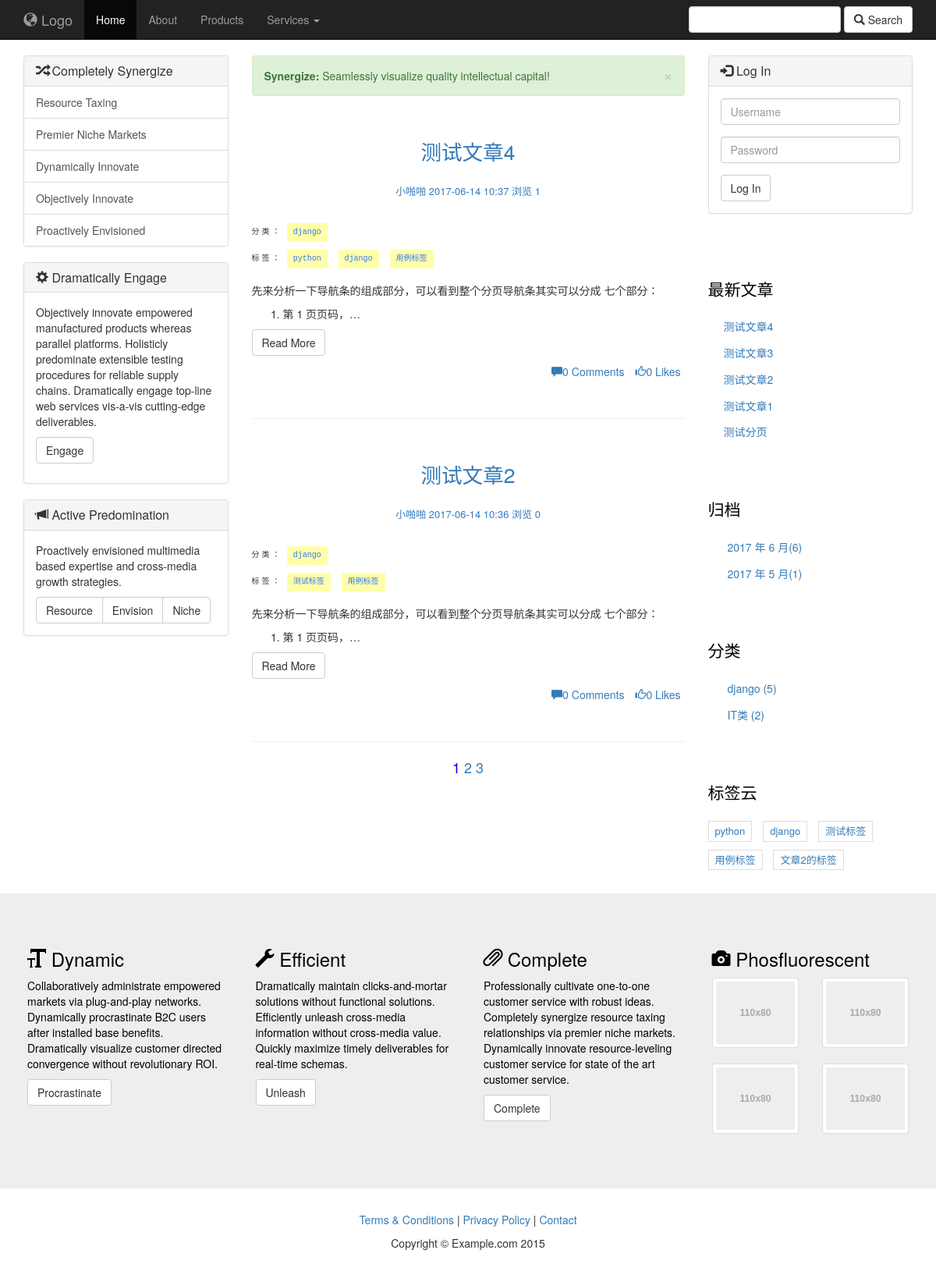
Page /focus/category/1/ on the committed database.
### focus/models.py (models this page shows, shortened)
@python_2_unicode_compatible
class Article(models.Model):
    STATUS_CHOICES = (
        ('d', 'Draft'),
        ('p', 'Published'),
    )
    title = models.CharField('标题', max_length = 64)
    author = models.ForeignKey(Author, verbose_name='作者', null=True, on_delete=models.SET_NULL)
    content = RichTextUploadingField(verbose_name='正文')
    create_time = models.DateTimeField('创建时间', auto_now_add=True)   #文章添加时自动添加创建时间
    last_modified_time = models.DateTimeField('最近编辑时间', auto_now=True)
    status = models.CharField('文章状态', max_length=1, choices=STATUS_CHOICES)
    abstract = models.CharField('摘要', max_length=54, blank=True, null=True, help_text="可选，如若为空将摘取正文前54个字符")
    views = models.PositiveIntegerField('浏览量', default=0)
    topped = models.BooleanField('置顶', default=False)
    category = models.ForeignKey(Category, verbose_name='分类', null=True, on_delete=models.SET_NULL)
    comment_num = models.PositiveIntegerField('评论数', default=0)
    keep_num = models.PositiveIntegerField('收藏数', default=0)
    like_num = models.PositiveIntegerField('点赞数', default=0)
    tags = models.ManyToManyField(Tag, verbose_name='标签集合', blank=True)
    def get_absolute_url(self):
        return reverse('focus:detail', kwargs={'article_id': self.id})		#在模板中可以直接调用,获取最新文章
    class Meta:
        ordering = ['-last_modified_time']
    objects = ArticleManager()

@python_2_unicode_compatible
class Author(models.Model):
    name = models.CharField('姓名', max_length=256)
    profile = models.CharField('简介', default='', max_length=256)
    register_time = models.DateTimeField(auto_now_add=True, editable=True)
    def __str__(self):
        return self.name

@python_2_unicode_compatible
class Category(models.Model):
    name = models.CharField('类名', max_length=16)
    create_time = models.DateTimeField('创建时间', auto_now_add=True)
    intro = models.TextField('introduction', default='')
    def __str__(self):
        return self.name

@python_2_unicode_compatible
class Tag(models.Model):
    name = models.CharField('标签名',  max_length=16)
    create_time = models.DateTimeField('创建时间', auto_now_add=True)
    def __str__(self):
        return self.name

### focus/views.py (the view)
# urls.py: url(r'^category/(?P<category_id>[0-9]+)/$', views.CategoryView.as_view(), name='category'),  #文章分类
class CategoryView(IndexView):
    def get_queryset(self):
        cate = get_object_or_404(Category, id=self.kwargs.get('category_id'))
        return super(CategoryView,self).get_queryset().filter(category=cate)

### focus/templates/index.html (shortened to what this page needs)
{% extends 'article_base.html' %}
{% load articleinfo %}
{% block left %}
    <div class="col-sm-3">
        <div class="panel panel-default">
            <div class="panel-heading">
                <h1 class="panel-title"><span class="glyphicon glyphicon-random"></span> Completely Synergize</h1>
            </div>
            <div class="list-group">
                <a href="#" class="list-group-item">Resource Taxing</a>
                <a href="#" class="list-group-item">Premier Niche Markets</a>
                <a href="#" class="list-group-item">Dynamically Innovate</a>
                <a href="#" class="list-group-item">Objectively Innovate</a>
                <a href="#" class="list-group-item">Proactively Envisioned</a>
            </div>
        </div>
        <div class="panel panel-default">
            <div class="panel-heading">
                <h1 class="panel-title"><span class="glyphicon glyphicon-cog"></span> Dramatically Engage</h1>
            </div>
            <div class="panel-body">
                <p>Objectively innovate empowered manufactured products whereas parallel platforms. Holisticly predominate extensible testing procedures for reliable supply chains. Dramatically engage top-line web services vis-a-vis cutting-edge deliverables.</p>
                <p><button class="btn btn-default">Engage</button></p>
            </div>
        </div>
        <div class="panel panel-default">
            <div class="panel-heading">
                <h3 class="panel-title">
                    <span class="glyphicon glyphicon-bullhorn"></span>
                    Active Predomination
                </h3>
            </div>
            <div class="panel-body">
                <p>Proactively envisioned multimedia based expertise and cross-media growth strategies.</p>
                <div class="btn-group" role="group">
                    <button type="button" class="btn btn-default">Resource</button>
                    <button type="button" class="btn btn-default">Envision</button>
                    <button type="button" class="btn btn-default">Niche</button>
                </div>
            </div>
        </div>
    </div>
{% endblock left %}
{% block center %}
    <div class="col-sm-6">
        <div class="alert alert-success alert-dismissible" role="alert">
            <button type="button" class="close" data-dismiss="alert" aria-label="Close"><span aria-hidden="true">&times;</span></button>
            <strong>Synergize:</strong> Seamlessly visualize quality intellectual capital!
        </div>
        {% for article_info in articles_info %}
            <div class="row">
                <article class="col-xs-12">
                    <h2 class="entry-title"><a href="/focus/{{ article_info|get_key:"article"|get_attr:"id" }}">{{ article_info|get_key:"article"|get_attr:"title" }}</a></h2>
                    <div class="entry-meta">
                        <span class="post-author">{{ article_info|get_key:"article"|get_attr:"author" }}</span>
                        <span class="post-date">{{ article_info|get_key:"article"|get_attr:"create_time"|date:"Y-m-d H:i" }}</span>
                        <span class="views-count">浏览 {{ article_info|get_key:"article"|get_attr:"views" }}</span>
                    </div>
                    <div class="category">
                        分类：
                         <a href="#" class>{{ article_info|get_key:"article"|get_attr:"category" }}</a>
                    </div>
                    <div class="category">
                        标签：
                        {% for tag in article_info|get_key:"tag_list" %}
                            <a href="#">{{ tag }}</a>
                        {% endfor %}
                    </div>
                    <p>{{ article_info|get_key:"article"|get_attr:"content"|truncatechars_html:54 | safe }}</p>
                    <p><button class="btn btn-default" onclick="window.location.href='/focus/{{ article_info|get_key:"article"|get_attr:"id" }}' ">Read More</button></p>
                    <ul class="list-inline">
                        <li><a href="#"><span class="glyphicon glyphicon-comment"></span>{{ article_info|get_key:"article"|get_attr:"comment_num" }} Comments</a></li>
                        <li><a href="#"><span class="glyphicon glyphicon-thumbs-up"></span>{{ article_info|get_key:"article"|get_attr:"like_num" }} Likes</a></li>
                    </ul>
                </article>
            </div>
            <hr>
        {% endfor %}
        {% if is_paginated %}
        <div class="pagination">
          <a href="?page={{ page_obj.number }}" style="color:blue">{{ page_obj.number }}</a>
          {% if right %}
            {% for i in right %}
                <a href="?page={{ i }}">{{ i }}</a>
            {% endfor %}
          {% endif %}
        </div>
        {% endif %}
    </div>
{% endblock center %}

### focus/templates/article_base.html (shortened to what this page needs)
{% load staticfiles %}
{% load articleinfo %}
<!DOCTYPE html>
<html lang="en">
<head>
    <link href="{% static "css/bootstrap.min.css" %}" rel="stylesheet">
    <link href="{% static "css/pygments.css" %}" rel="stylesheet">
    <link href="{% static "css/custom.css" %}" rel="stylesheet">
    <link rel="stylesheet" href="http://code.ionicframework.com/ionicons/2.0.1/css/ionicons.min.css">
</head>
<body>
    <nav class="navbar navbar-inverse navbar-static-top" role="navigation">
        <div class="container">
            <div class="navbar-header">
                <a class="navbar-brand" href="{% url 'focus:index' %}"><span class="glyphicon glyphicon-globe"></span> Logo</a>
            </div>
            <div class="collapse navbar-collapse" id="navbar">
                <ul class="nav navbar-nav">
                    <li class="active">
                        <a href="#">Home</a>
                    </li>
                    <li>
                        <a href="#">About</a>
                    </li>
                    <li>
                        <a href="#">Products</a>
                    </li>
					<li class="dropdown">
						<a href="#" class="dropdown-toggle" data-toggle="dropdown" role="button" aria-haspopup="true" aria-expanded="false">Services <span class="caret"></span></a>
					</li>
                </ul>
				<form class="navbar-form navbar-right" role="search">
					<div class="form-group">
						<input type="text" class="form-control">
					</div>
					<button type="submit" class="btn btn-default"><span class="glyphicon glyphicon-search"></span> Search</button>
				</form>
            </div>
        </div>
    </nav>
	<div class="container-fluid">
		{% block left %}
		{% endblock left %}
		{% block center %}
		{% endblock center %}
		<div class="col-sm-3">
		{% if request.user.is_authenticated %}
            <div class="panel panel-default">
                <div class="panel-heading">
                    <h3 class="panel-title">
                        <span class="glyphicon glyphicon-user"></span>
                        Logged In
                    </h3>
                </div>
                <div class="panel-body">
                    <div class="form-group">hi:{{ user }} <a href="/focus/logout/"><input class="btn btn-default" type="submit" value="Logout" /></a></div>
                </div>
            </div>
            {% else %}
            <div class="panel panel-default">
                <div class="panel-heading">
                    <h3 class="panel-title">
                        <span class="glyphicon glyphicon-log-in"></span>
                        Log In
                    </h3>
                </div>
                <div class="panel-body">
                    <form action="{% url 'focus:login' %}" method="post">
                        <div class="form-group">
                            {{ loginform.uid }}
                        </div>
                        <div class="form-group">
                            {{ loginform.pwd }}
                        </div>
                        <button type="submit" class="btn btn-default">Log In</button>
                    </form>
                </div>
            </div>
            {% endif %}
            <div class="widget widget-recent-posts">
                <h3 class="widget-title">最新文章</h3>
                {% get_recent_articles as recent_articles_list %}
                <ul>
                    {% for article in recent_articles_list %}
                        <li>
                            <a href="{{ article.get_absolute_url }}">{{ article.title }}</a>
                        </li>
                    {% empty %}
                        暂无文章！
                    {% endfor %}
                </ul>
            </div>
            <div class="widget widget-archives">
                <h3 class="widget-title">归档</h3>
                {% archives as date_list %}
                <ul>
                 {% for date in date_list %}
                     <li>
                         <a href="{% url 'focus:archives' date.year date.month %}">{{ date.year }}
                             年 {{ date.month }} 月<span class="post-count">({{ date|get_articlenums }})</span></a>
                     </li>
                 {% empty %}
                     暂无归档！
                 {% endfor %}
                </ul>
            </div>
            <div class="widget widget-category">
                <h3 class="widget-title">分类</h3>
                {% get_categories as category_list %}
                <ul>
                    {% for category in category_list %}
                        <li>
                            <a href="{% url 'focus:category' category.pk %}">{{ category.name }} <span
                                    class="post-count">({{ category.num_articles }})</span></a>
                        </li>
                    {% empty %}
                        暂无分类！
                    {% endfor %}
                </ul>
            </div>
            <div class="widget widget-tag-cloud">
              <h3 class="widget-title">标签云</h3>
              {% get_tags as tag_list %}
              <ul>
                {% for tag in tag_list %}
                <li>
                  <a href="{% url "focus:tag" tag.id %}">{{ tag.name }}</a>
                </li>
                {% empty %}
                暂无标签！
                {% endfor %}
              </ul>
            </div>
		</div>
	</div>
	<footer>
		<div class="footer-blurb">
			<div class="container">
				<div class="row">
					<div class="col-sm-3 footer-blurb-item">
						<h3><span class="glyphicon glyphicon-text-size"></span> Dynamic</h3>
						<p>Collaboratively administrate empowered markets via plug-and-play networks. Dynamically procrastinate B2C users after installed base benefits. Dramatically visualize customer directed convergence without revolutionary ROI.</p>
						<p><a class="btn btn-default" href="#">Procrastinate</a></p>
					</div>
					<div class="col-sm-3 footer-blurb-item">
						<h3><span class="glyphicon glyphicon-wrench"></span> Efficient</h3>
						<p>Dramatically maintain clicks-and-mortar solutions without functional solutions. Efficiently unleash cross-media information without cross-media value. Quickly maximize timely deliverables for real-time schemas. </p>
						<p><a class="btn btn-default" href="#">Unleash</a></p>
					</div>
					<div class="col-sm-3 footer-blurb-item">
						<h3><span class="glyphicon glyphicon-paperclip"></span> Complete</h3>
						<p>Professionally cultivate one-to-one customer service with robust ideas. Completely synergize resource taxing relationships via premier niche markets. Dynamically innovate resource-leveling customer service for state of the art customer service.</p>
						<p><a class="btn btn-default" href="#">Complete</a></p>
					</div>
					<div class="col-sm-3 footer-blurb-item">
						<h3><span class="glyphicon glyphicon-camera"></span> Phosfluorescent</h3>
							<div class="row">
								<div class="col-xs-6">
									<a href="#" class="thumbnail">
										<img src="holder.js/110x80" alt="">
									</a>
								</div>
								<div class="col-xs-6">
									<a href="#" class="thumbnail">
										<img src="holder.js/110x80" alt="">
									</a>
								</div>
								<div class="col-xs-6">
									<a href="#" class="thumbnail">
										<img src="holder.js/110x80" alt="">
									</a>
								</div>
								<div class="col-xs-6">
									<a href="#" class="thumbnail">
										<img src="holder.js/110x80" alt="">
									</a>
								</div>
							</div>
					</div>
				</div>
			</div>
        </div>
        <div class="small-print">
        	<div class="container">
        		<p><a href="#">Terms &amp; Conditions</a> | <a href="#">Privacy Policy</a> | <a href="#">Contact</a></p>
        		<p>Copyright &copy; Example.com 2015 </p>
        	</div>
        </div>
	</footer>
</body>
</html>

### rows in the picture
Article: title "测试文章4", author.name "小啪啪", create_time "2017-06-14 10:37", views "1", category.name "django", content "先来分析一下导航条的组成部分，可以看到整个分页导航条其实可以分成 七个部分： 第 1 页页码，…", comment_num "0", like_num "0"
Tag: name "python"
Tag: name "django"
Tag: name "用例标签"
Article: title "测试文章2", author.name "小啪啪", create_time "2017-06-14 10:36", views "0", category.name "django", content "先来分析一下导航条的组成部分，可以看到整个分页导航条其实可以分成 七个部分： 第 1 页页码，…", comment_num "0", like_num "0"
Tag: name "测试标签"
Article: title "测试文章3"
Article: title "测试文章1"
Article: title "测试分页"
Category: name "django", num_articles "5"
Category: name "IT类", num_articles "2"
Tag: name "文章2的标签"

### other values in the picture
{{ page_obj.number }} "1"
{{ i }} "2" "3"
{{ date.year }} "2017" "2017"
{{ date.month }} "6" "5"
{{ date|get_articlenums }} "6" "1"
